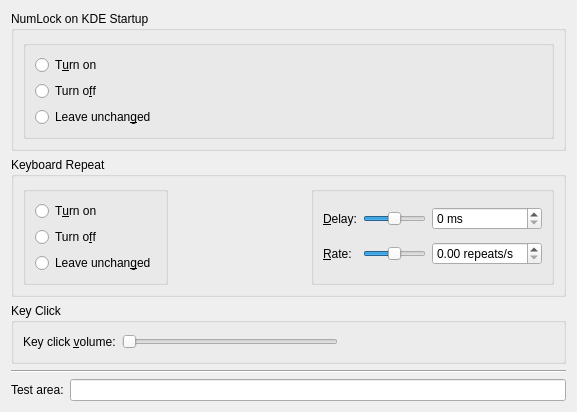
<?xml version="1.0" encoding="UTF-8"?>
<ui version="4.0">
 <class>KeyboardConfigWidget</class>
 <widget class="QWidget" name="KeyboardConfigWidget">
  <property name="geometry">
   <rect>
    <x>0</x>
    <y>0</y>
    <width>577</width>
    <height>361</height>
   </rect>
  </property>
  <layout class="QGridLayout" name="gridLayout">
   <item row="0" column="0">
    <widget class="QGroupBox" name="numlockGroupBox">
     <property name="whatsThis">
      <string>If supported, this option allows you to setup the state of NumLock after KDE startup.&lt;p&gt;You can configure NumLock to be turned on or off, or configure KDE not to set NumLock state.</string>
     </property>
     <property name="title">
      <string>NumLock on KDE Startup</string>
     </property>
     <layout class="QGridLayout" name="gridLayout_7">
      <item row="0" column="0">
       <widget class="QGroupBox" name="numlockButtonGroup">
        <property name="flat">
         <bool>true</bool>
        </property>
        <layout class="QGridLayout" name="gridLayout_6">
         <item row="0" column="0">
          <widget class="QRadioButton" name="RadioButton1">
           <property name="text">
            <string>T&amp;urn on</string>
           </property>
          </widget>
         </item>
         <item row="1" column="0">
          <widget class="QRadioButton" name="RadioButton1_2">
           <property name="text">
            <string>Turn o&amp;ff</string>
           </property>
          </widget>
         </item>
         <item row="2" column="0">
          <widget class="QRadioButton" name="RadioButton1_3">
           <property name="text">
            <string>Leave unchan&amp;ged</string>
           </property>
          </widget>
         </item>
        </layout>
       </widget>
      </item>
     </layout>
    </widget>
   </item>
   <item row="1" column="0">
    <widget class="QGroupBox" name="keyboardRepeatGroupBox">
     <property name="title">
      <string>Keyboard Repeat</string>
     </property>
     <layout class="QGridLayout" name="gridLayout_4">
      <item row="0" column="0">
       <widget class="QGroupBox" name="keyboardRepeatButtonGroup">
        <property name="flat">
         <bool>true</bool>
        </property>
        <layout class="QGridLayout" name="gridLayout_3">
         <item row="0" column="0">
          <widget class="QRadioButton" name="keyboardRepeatOnRadioButton">
           <property name="text">
            <string>T&amp;urn on</string>
           </property>
          </widget>
         </item>
         <item row="1" column="0">
          <widget class="QRadioButton" name="keyboardRepeatOffRadioButton">
           <property name="text">
            <string>Turn o&amp;ff</string>
           </property>
          </widget>
         </item>
         <item row="2" column="0">
          <widget class="QRadioButton" name="keyboardRepeatUnchangedRadioButton">
           <property name="text">
            <string>Leave unchan&amp;ged</string>
           </property>
          </widget>
         </item>
        </layout>
       </widget>
      </item>
      <item row="0" column="1">
       <spacer name="horizontalSpacer_2">
        <property name="orientation">
         <enum>Qt::Horizontal</enum>
        </property>
        <property name="sizeHint" stdset="0">
         <size>
          <width>159</width>
          <height>20</height>
         </size>
        </property>
       </spacer>
      </item>
      <item row="0" column="2">
       <widget class="QGroupBox" name="keyboardRepeatParamsGroupBox">
        <property name="title">
         <string/>
        </property>
        <property name="flat">
         <bool>false</bool>
        </property>
        <layout class="QGridLayout" name="gridLayout_2">
         <item row="0" column="0">
          <widget class="QLabel" name="lblDelay">
           <property name="sizePolicy">
            <sizepolicy hsizetype="Fixed" vsizetype="Preferred">
             <horstretch>0</horstretch>
             <verstretch>0</verstretch>
            </sizepolicy>
           </property>
           <property name="text">
            <string>&amp;Delay:</string>
           </property>
           <property name="buddy">
            <cstring>delay</cstring>
           </property>
          </widget>
         </item>
         <item row="0" column="1">
          <widget class="QSlider" name="delaySlider">
           <property name="whatsThis">
            <string>If supported, this option allows you to set the delay after which a pressed key will start generating keycodes. The 'Repeat rate' option controls the frequency of these keycodes.</string>
           </property>
           <property name="minimum">
            <number>0</number>
           </property>
           <property name="maximum">
            <number>10000</number>
           </property>
           <property name="singleStep">
            <number>1000</number>
           </property>
           <property name="pageStep">
            <number>1000</number>
           </property>
           <property name="value">
            <number>5000</number>
           </property>
           <property name="orientation">
            <enum>Qt::Horizontal</enum>
           </property>
           <property name="tickInterval">
            <number>1000</number>
           </property>
          </widget>
         </item>
         <item row="0" column="2">
          <widget class="QSpinBox" name="delay">
           <property name="whatsThis">
            <string>If supported, this option allows you to set the delay after which a pressed key will start generating keycodes. The 'Repeat rate' option controls the frequency of these keycodes.</string>
           </property>
           <property name="suffix">
            <string> ms</string>
           </property>
          </widget>
         </item>
         <item row="1" column="0">
          <widget class="QLabel" name="lblRate">
           <property name="sizePolicy">
            <sizepolicy hsizetype="Fixed" vsizetype="Preferred">
             <horstretch>0</horstretch>
             <verstretch>0</verstretch>
            </sizepolicy>
           </property>
           <property name="text">
            <string>&amp;Rate:</string>
           </property>
           <property name="buddy">
            <cstring>rate</cstring>
           </property>
          </widget>
         </item>
         <item row="1" column="1">
          <widget class="QSlider" name="rateSlider">
           <property name="whatsThis">
            <string>If supported, this option allows you to set the rate at which keycodes are generated while a key is pressed.</string>
           </property>
           <property name="minimum">
            <number>0</number>
           </property>
           <property name="maximum">
            <number>10000</number>
           </property>
           <property name="singleStep">
            <number>1000</number>
           </property>
           <property name="pageStep">
            <number>1000</number>
           </property>
           <property name="value">
            <number>5000</number>
           </property>
           <property name="orientation">
            <enum>Qt::Horizontal</enum>
           </property>
           <property name="tickInterval">
            <number>1000</number>
           </property>
          </widget>
         </item>
         <item row="1" column="2">
          <widget class="QDoubleSpinBox" name="rate">
           <property name="whatsThis">
            <string>If supported, this option allows you to set the rate at which keycodes are generated while a key is pressed.</string>
           </property>
           <property name="suffix">
            <string> repeats/s</string>
           </property>
          </widget>
         </item>
        </layout>
       </widget>
      </item>
     </layout>
    </widget>
   </item>
   <item row="4" column="0">
    <layout class="QHBoxLayout" name="horizontalLayout_2">
     <item>
      <widget class="QLabel" name="label">
       <property name="toolTip">
        <string/>
       </property>
       <property name="text">
        <string>Test area:</string>
       </property>
      </widget>
     </item>
     <item>
      <widget class="QLineEdit" name="lineEdit">
       <property name="toolTip">
        <string>Allows to test keyboard repeat and click volume (just don't forget to apply the changes).</string>
       </property>
      </widget>
     </item>
    </layout>
   </item>
   <item row="2" column="0">
    <widget class="QGroupBox" name="groupBox">
     <property name="title">
      <string>Key Click</string>
     </property>
     <layout class="QGridLayout" name="gridLayout_5">
      <item row="0" column="0">
       <layout class="QHBoxLayout" name="horizontalLayout">
        <item>
         <widget class="QLabel" name="TextLabel1">
          <property name="whatsThis">
           <string>If supported, this option allows you to hear audible clicks from your computer's speakers when you press the keys on your keyboard. This might be useful if your keyboard does not have mechanical keys, or if the sound that the keys make is very soft.&lt;p&gt;You can change the loudness of the key click feedback by dragging the slider button or by clicking the up/down arrows on the spin box. Setting the volume to 0% turns off the key click.</string>
          </property>
          <property name="text">
           <string>Key click &amp;volume:</string>
          </property>
          <property name="buddy">
           <cstring>click</cstring>
          </property>
         </widget>
        </item>
        <item>
         <widget class="QSlider" name="click">
          <property name="maximum">
           <number>100</number>
          </property>
          <property name="singleStep">
           <number>10</number>
          </property>
          <property name="orientation">
           <enum>Qt::Horizontal</enum>
          </property>
          <property name="tickPosition">
           <enum>QSlider::NoTicks</enum>
          </property>
         </widget>
        </item>
        <item>
         <spacer name="horizontalSpacer">
          <property name="orientation">
           <enum>Qt::Horizontal</enum>
          </property>
          <property name="sizeHint" stdset="0">
           <size>
            <width>40</width>
            <height>20</height>
           </size>
          </property>
         </spacer>
        </item>
       </layout>
      </item>
     </layout>
    </widget>
   </item>
   <item row="3" column="0">
    <widget class="Line" name="line">
     <property name="orientation">
      <enum>Qt::Horizontal</enum>
     </property>
    </widget>
   </item>
  </layout>
 </widget>
 <customwidgets>
  <customwidget>
   <class>KDoubleNumInput</class>
   <extends>QWidget</extends>
   <header>knuminput.h</header>
   <container>1</container>
  </customwidget>
  <customwidget>
   <class>KButtonGroup</class>
   <extends>QGroupBox</extends>
   <header>kbuttongroup.h</header>
   <container>1</container>
  </customwidget>
  <customwidget>
   <class>KIntNumInput</class>
   <extends>QWidget</extends>
   <header>knuminput.h</header>
   <container>1</container>
  </customwidget>
 </customwidgets>
 <resources/>
 <connections/>
</ui>
